Frame 1 (no input): blank canvas, image omitted
Frame 60 (no input): blank canvas, image omitted
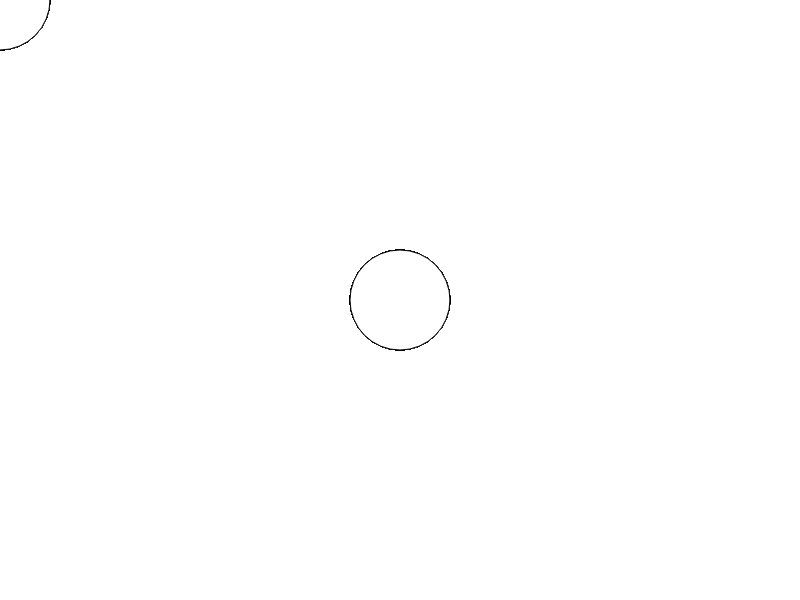
Frame 120 (the mouse pressed at the canvas centre since frame 60)

The p5.js sketch whose frames 1 and 60 were blank and that drew this single picture after the mouse press (run headless with seeded random() and noise() and a simulated clock; from frame 60 on, the mouse is pressed at the canvas centre):

// p5.js sketch
// ── sketch.js
function setup() 
{
  createCanvas(800, 600);
}

function draw()
{
  // background(240);
  ellipse(mouseX, mouseY, 100);
}
